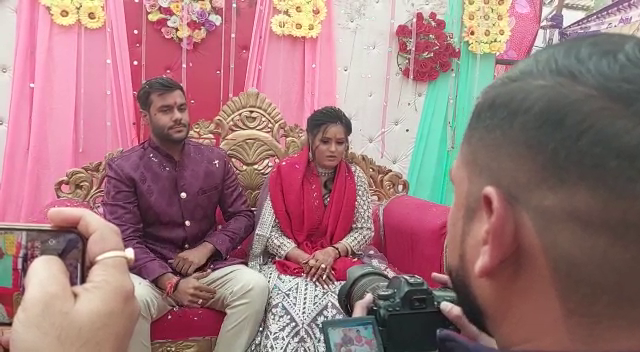
#> input picture frame 21 of clip.mp4, 640 x 352 px
$ python video.py
#> lines starting #> are read from the running program, lines starting #| are printed output that depends on the picture; after the words box and inside, x2 and y2 are one past the last pixel; in counts of white or black regions, pixels touching at a corner belong together
import cv2

trainedData = cv2.CascadeClassifier('haarcascade_frontalface_default.xml')

cam = cv2.VideoCapture('clip.mp4')

while True:

    success, img = cam.read()
#> img is the input picture: shape (352, 640, 3); mean B, G, R 122.6, 119.2, 158.6

    grayimg = cv2.cvtColor(img, cv2.COLOR_BGR2GRAY)
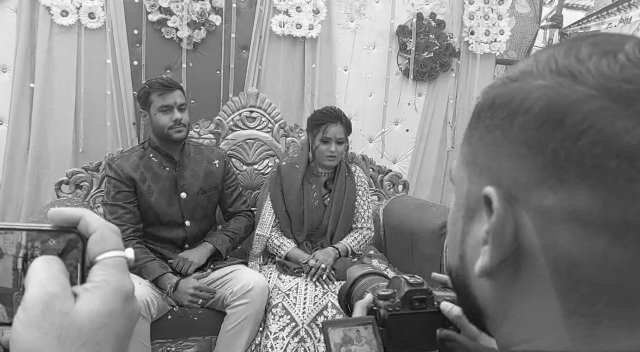
#> grayimg: shape (352, 640); min 7, max 255, mean 131.3

    faceCoordinates = trainedData.detectMultiScale(grayimg)
#> faceCoordinates = [[310, 124, 47, 47], [149, 88, 54, 54], [445, 164, 105, 105]]

    for x,y,w,h in faceCoordinates:
        cv2.rectangle(img, (x,y), (x+w, y+h), (200,0,256), 3)
#> this loop made 3 passes
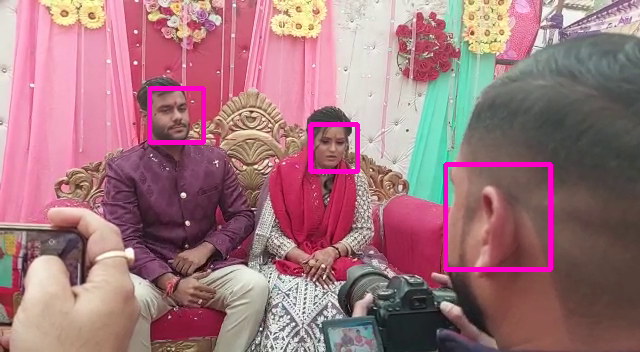
#> img: shape (352, 640, 3); 1.81% of pixels changed, all inside (x1, y1, x2, y2) = (147, 86, 553, 272)

    cv2.imshow('camera', img)

    key = cv2.waitKey(1)
#> (key Esc is pressed here)
    if(key==65 or key==97):
        break

print('END OF PROGRAM')

$ run again, starting later in the video
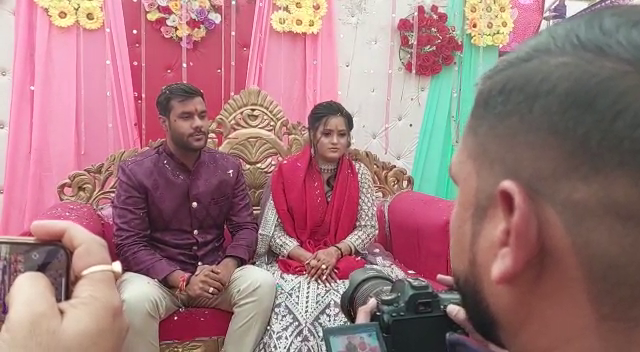
#> input picture frame 96 of clip.mp4, 640 x 352 px
#> img is the input picture: shape (352, 640, 3); mean B, G, R 123.1, 119.3, 160.6
#> `grayimg = cv2.cvtColor(img, cv2.COLOR_BGR2GRAY)`:
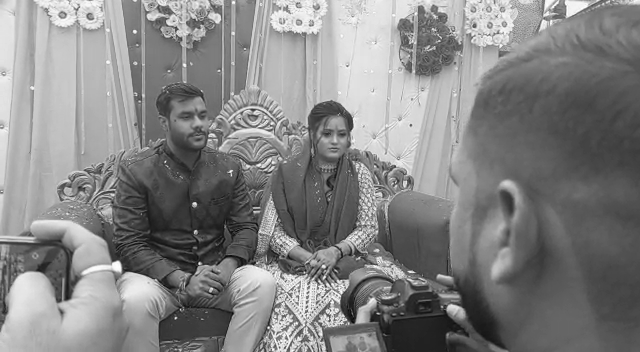
#> grayimg: shape (352, 640); min 7, max 255, mean 132.1
#> faceCoordinates = [[313, 118, 44, 44], [168, 94, 57, 57]]
#> the loop `for x,y,w,h in faceCoordinates:` made 2 passes
#> after the loop `for x,y,w,h in faceCoordinates:`:
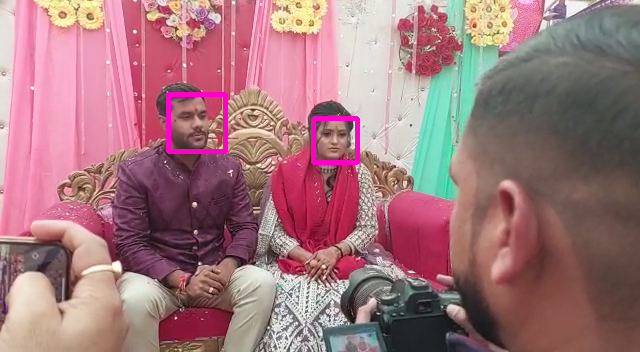
#> img: shape (352, 640, 3); 0.89% of pixels changed, all inside (x1, y1, x2, y2) = (166, 92, 360, 165)

$ run again, starting later in the video
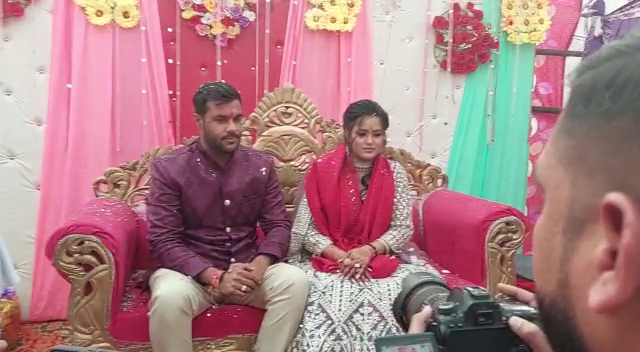
#> input picture frame 171 of clip.mp4, 640 x 352 px
#> img is the input picture: shape (352, 640, 3); mean B, G, R 131.7, 126.9, 170.9
#> `grayimg = cv2.cvtColor(img, cv2.COLOR_BGR2GRAY)`:
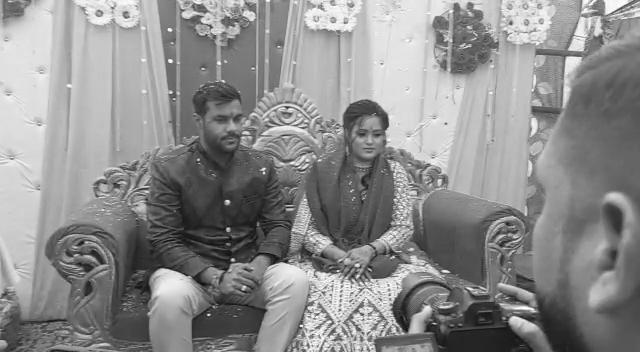
#> grayimg: shape (352, 640); min 12, max 255, mean 140.6
#> faceCoordinates = [[347, 116, 46, 46], [204, 98, 54, 54], [157, 48, 140, 140]]
#> the loop `for x,y,w,h in faceCoordinates:` made 3 passes
#> after the loop `for x,y,w,h in faceCoordinates:`:
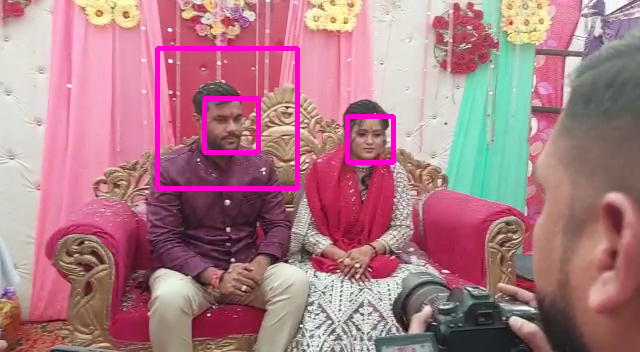
#> img: shape (352, 640, 3); 2.11% of pixels changed, all inside (x1, y1, x2, y2) = (155, 46, 396, 191)
